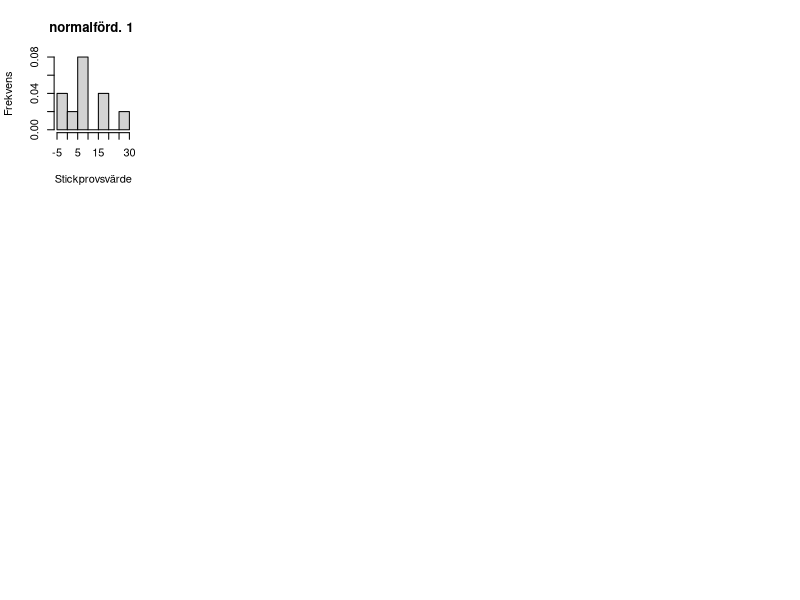

This figure's R source: (Note: this script raises an error after producing the figure.)
## ---- chunk 1

#Definition av de olika stickproven

a <- 8 

n <- 10 # Antal stickprovspunkter

# 5 stycken stickprov av storlek n, samtliga ur en normalfördelning.
set.seed(19891008)
x1 <- rnorm(n, a ,a)
x2 <- rnorm(n, a, a)
x3 <- rnorm(n, a, a)
x4 <- rnorm(n, a, a)
x5 <- rnorm(n, a, a)


# 5 stycken stickprov av storlek n, samtliga ur en likformig fördelning.Observera att övre och undre gränser har modifierats efter resultatet i uppgift 1.
set.seed(19891008)
u1 <- runif(n, (1-3^(1/2)*a),(1+3^(1/2)*a))
u2 <- runif(n, (1-3^(1/2)*a),(1+3^(1/2)*a))
u3 <- runif(n, (1-3^(1/2)*a),(1+3^(1/2)*a))
u4 <- runif(n, (1-3^(1/2)*a),(1+3^(1/2)*a))
u5 <- runif(n, (1-3^(1/2)*a),(1+3^(1/2)*a))

# 5 stycken stickprov av storlek n, samtliga ur en exponentialfördelning fördelning.
set.seed(19891008)
e1 <- rexp(n,1/a)
e2 <- rexp(n,1/a)
e3 <- rexp(n,1/a)
e4 <- rexp(n,1/a)
e5 <- rexp(n,1/a)
## ---- chunk 2

old_par <- par(mfrow = c(3, 5))
#================================= Histogram över de normalfördelade stickproven
hist(x1, prob = TRUE,
  main="normalförd. 1 ",
  ylab="Frekvens",
  xlab="Stickprovsvärde")
lines(x, dnorm(x,a,a))

hist(x2,prob = TRUE,
  main="normalförd. 2 ",
  ylab="Frekvens",
  xlab="Stickprovsvärde")
lines(x, dnorm(x,a,a))

hist(x3,prob = TRUE,
  main="normalförd. 3 ",
  ylab="Frekvens",
  xlab="Stickprovsvärde")
lines(x, dnorm(x,a,a))

hist(x4, prob = TRUE,
  main="normalförd. 4 ",
  ylab="Frekvens",
  xlab="Stickprovsvärde")
lines(x, dnorm(x,a,a))

hist(x5,prob = TRUE,
  main="normalförd. 5 ",
  ylab="Frekvens",
  xlab="Stickprovsvärde")
lines(x, dnorm(x,a,a))

#================================= Histogram över de likformigt fördelade stickproven

hist(u1, prob = TRUE,
  main="Likform.förd. 1 ",
  ylab="Frekvens",
  xlab="Stickprovsvärde")
lines(x, dnorm(x,a,a))

hist(u2, prob = TRUE,
  main="Likform.förd. 2 ",
  ylab="Frekvens",
  xlab="Stickprovsvärde")
lines(x, dnorm(x,a,a))

hist(u3, prob = TRUE,
  main="Likform.förd. 3 ",
  ylab="Frekvens",
  xlab="Stickprovsvärde")
lines(x, dnorm(x,a,a))

hist(u4, prob = TRUE,
  main="Likform.förd. 4 ",
  ylab="Frekvens",
  xlab="Stickprovsvärde")
lines(x, dnorm(x,a,a))

hist(u5, prob = TRUE,
  main="Likform.förd. 5 ",
  ylab="Frekvens",
  xlab="Stickprovsvärde")
lines(x, dnorm(x,a,a))


#================================= Histogram över de exponentialförelade stickproven

hist(e1, prob = TRUE,
  main="exp.förd. 1 ",
  ylab="Frekvens",
  xlab="Stickprovsvärde")
lines(x, dnorm(x,a,a))

hist(e2, prob = TRUE,
  main="exp.förd. 2 ",
  ylab="Frekvens",
  xlab="Stickprovsvärde")
lines(x, dnorm(x,a,a))

hist(e3, prob = TRUE,
  main="exp.förd. 3 ",
  ylab="Frekvens",
  xlab="Stickprovsvärde")
lines(x, dnorm(x,a,a))

hist(e4, prob = TRUE,
  main="exp.förd. 4 ",
  ylab="Frekvens",
  xlab="Stickprovsvärde")
lines(x, dnorm(x,a,a))

hist(e5, prob = TRUE,
  main="exp.förd. 5 ",
  ylab="Frekvens",
  xlab="Stickprovsvärde")
lines(x, dnorm(x,a,a))

par(old_par)
## ---- chunk 3
old_par <- par(mfrow = c(1, 3))

boxplot(x1, x2, x3, x4, x5,
        main="Normalfördelade stickprov",
        ylab="Stickprovsvärde")
boxplot(u1, u2, u3, u4, u5,
        main="Likformigt fördelade stickprov",
        ylab="Stickprovsvärde")
boxplot(e1, e2, e3, e4, e5,
        main="Exponentialfördelade stickprov",
        ylab="Stickprovsvärde")
par(old_par)
## ---- chunk 4
old_par <- par(mfrow = c(3, 5))

#================================================== Q-Q plot för de normalfördelade stickproven
qqnorm(x1, 
       main="Normal förd.1",
      xlab="Sann kvantil",
      ylab="Stickprovskvantil")
qqline(x1)

qqnorm(x2, 
       main="Normal förd.2",
      xlab="Sann kvantil",
      ylab="Stickprovskvantil")
qqline(x2)

qqnorm(x3, 
       main="Normal förd.3",
      xlab="Sann kvantil",
      ylab="Stickprovskvantil")
qqline(x3)

qqnorm(x4, 
       main="Normal förd.4",
      xlab="Sann kvantil",
      ylab="Stickprovskvantil")
qqline(x4)

qqnorm(x1, 
       main="Normal förd.5",
      xlab="Sann kvantil",
      ylab="Stickprovskvantil")
qqline(x5)


#================================================== Q-Q plot för de likformig fördelade stickproven
qqnorm(u1, 
       main="Likform.förd. 1",
      xlab="Sann kvantil",
      ylab="Stickprovskvantil")
qqline(u1)

qqnorm(u2, 
       main="Likform.förd. 2",
      xlab="Sann kvantil",
      ylab="Stickprovskvantil")
qqline(u2)

qqnorm(u3, 
       main="Likform.förd. 3",
      xlab="Sann kvantil",
      ylab="Stickprovskvantil")
qqline(u3)

qqnorm(u4, 
       main="Likform.förd. 4",
      xlab="Sann kvantil",
      ylab="Stickprovskvantil")
qqline(u4)

qqnorm(u5, 
       main="Likform.förd. 5",
      xlab="Sann kvantil",
      ylab="Stickprovskvantil")
qqline(u5)

#================================================== Q-Q plot för de exponentialfördelade stickproven

qqnorm(e1, 
       main="exp.förd. 1",
      xlab="Sann kvantil",
      ylab="Stickprovskvantil")
qqline(e1)

qqnorm(e2, 
       main="exp.förd. 2",
      xlab="Sann kvantil",
      ylab="Stickprovskvantil")
qqline(e2)

qqnorm(e3, 
       main="exp.förd. 3",
      xlab="Sann kvantil",
      ylab="Stickprovskvantil")
qqline(e3)

qqnorm(e4, 
       main="exp.förd. 4",
      xlab="Sann kvantil",
      ylab="Stickprovskvantil")
qqline(e4)

qqnorm(e5, 
       main="exp.förd. 5",
      xlab="Sann kvantil",
      ylab="Stickprovskvantil")
qqline(e5)

par(old_par)
